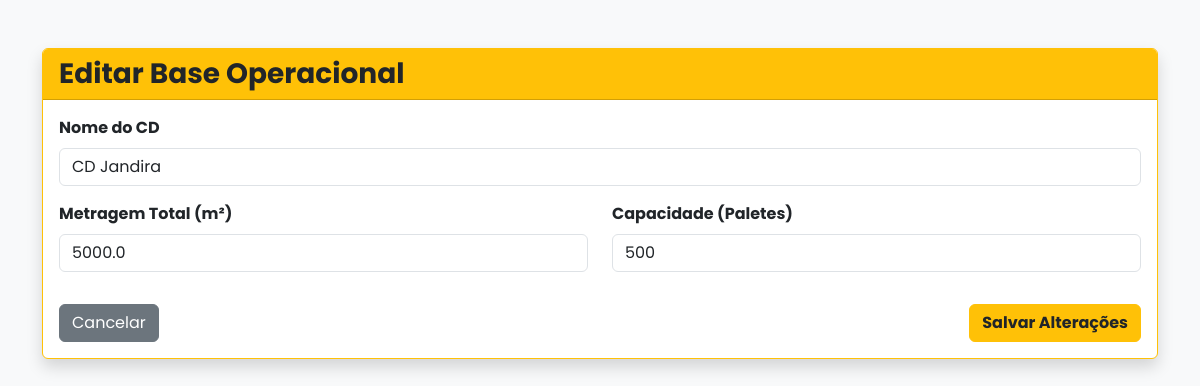
The page /editar_cd/1 on the database as committed earlier.
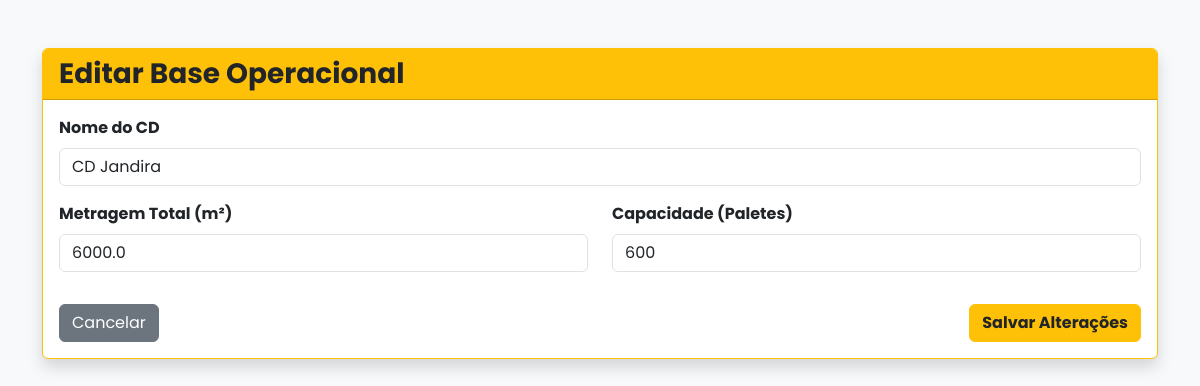
The same page on the database as committed later.
### app.py (models this page shows)
class CentroDistribuicao(db.Model):
    id = db.Column(db.Integer, primary_key=True)
    nome = db.Column(db.String(100), nullable=False)
    metragem = db.Column(db.Float, nullable=False)
    capacidade_paletes = db.Column(db.Integer, nullable=False)

### app.py (the view)
@app.route('/editar_cd/<int:cd_id>', methods=['GET', 'POST'])
def editar_cd(cd_id):
    cd_atual = CentroDistribuicao.query.get_or_404(cd_id)
    if request.method == 'POST':
        cd_atual.nome = request.form.get('nome_cd')
        cd_atual.metragem = float(request.form.get('metragem_m2') or 0)
        cd_atual.capacidade_paletes = int(request.form.get('capacidade_paletes') or 0)
        db.session.commit()
        return redirect(url_for('tela_cadastro'))
    return render_template('editar_cd.html', cd=cd_atual)

### templates/editar_cd.html (shortened to what this page needs)
<!DOCTYPE html>
<html lang="pt-br">
  <head>
    <link
      href="https://cdn.jsdelivr.net/npm/bootstrap@5.3.0/dist/css/bootstrap.min.css"
      rel="stylesheet"
    />
    <link
      rel="stylesheet"
      href="{{ url_for('static', filename='css/style.css') }}"
    />
  </head>
  <body class="bg-light">
    <div class="container mt-5">
      <div class="card shadow border-warning">
        <div class="card-header bg-warning text-dark">
          <h3 class="mb-0 fw-bold">Editar Base Operacional</h3>
        </div>
        <div class="card-body">
          <form method="POST">
            <div class="mb-3">
              <label class="form-label fw-bold">Nome do CD</label>
              <input
                type="text"
                class="form-control"
                name="nome_cd"
                value="{{ cd.nome }}"
                required
              />
            </div>
            <div class="row">
              <div class="col-md-6 mb-3">
                <label class="form-label fw-bold">Metragem Total (m²)</label>
                <input
                  type="number"
                  step="0.01"
                  class="form-control"
                  name="metragem_m2"
                  value="{{ cd.metragem }}"
                />
              </div>
              <div class="col-md-6 mb-3">
                <label class="form-label fw-bold">Capacidade (Paletes)</label>
                <input
                  type="number"
                  class="form-control"
                  name="capacidade_paletes"
                  value="{{ cd.capacidade_paletes }}"
                />
              </div>
            </div>
            <div class="d-flex justify-content-between mt-3">
              <a href="/cadastro" class="btn btn-secondary">Cancelar</a>
              <button type="submit" class="btn btn-warning fw-bold text-dark">
                Salvar Alterações
              </button>
            </div>
          </form>
        </div>
      </div>
    </div>
  </body>
</html>

Rows that differ between the two databases and show on the page:
changed CentroDistribuicao "CD Jandira": metragem_m2 "5000.0" → "6000.0"; capacidade_paletes "500" → "600"
